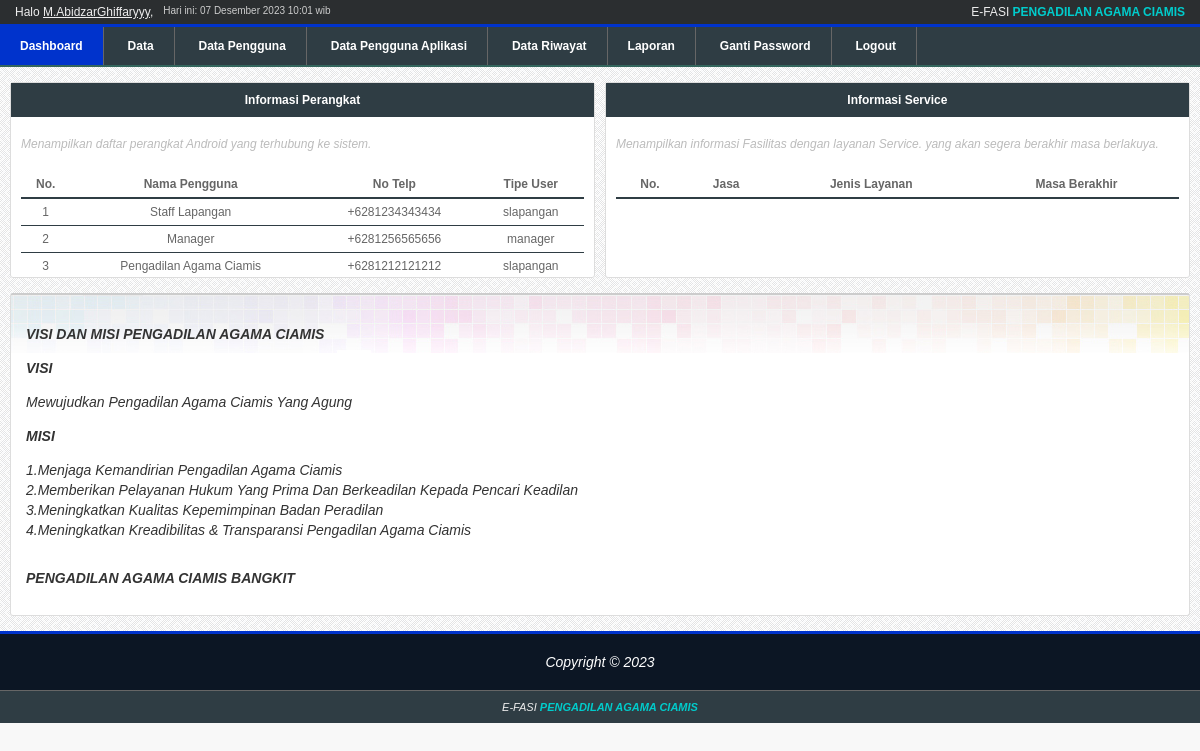
/skripsi/apps/home/ (signed in), run on the app's committed database.
### tables this page shows
CREATE TABLE `user` (
  `id_user` tinyint(2) NOT NULL,
  `username` varchar(35) NOT NULL,
  `namalengkap` varchar(50) NOT NULL,
  `password` char(40) NOT NULL,
  `tipe_user` enum('manager','admin','slapangan') NOT NULL,
  `no_telp` varchar(14) NOT NULL,
  `terakhir_login` datetime NOT NULL,
  `token` text NOT NULL
);

### skripsi/modules/connect.php (called while the page is built, shortened)
<?php
$connect = mysqli_connect(DB_HOST, DB_USER, DB_PASSWORD);
if($connect){
    function query($sql){
        global $connect;
        $query = mysqli_query($connect, $sql);
        return  $query;
    }
} else {
    die('Unable to connect to '.DB_HOST);
}
?>

### skripsi/modules/library.php (called while the page is built, shortened)
<?php
function monthToId($month){
    switch($month){
        default:
            $month = 'Desember';
            break;
    }
    return $month;
}

### skripsi/apps/home/index.php (the view, shortened to what this page needs)
<?php
$page = basename(__DIR__);
include "../../modules/connect.php";
include "../../modules/library.php";
?>
<html>
<head>
	<link rel="stylesheet" href="../../css/style.css?t=<?php echo time();?>" />
</head>
<body>
	<?php include "../components/header.php";?>
	<div id="wrapper">
		<div id="segment-container">
			<div class="segment" style="margin-right:10px">
				<h3>Informasi Perangkat</h3>
				<div class="content">
					<div class="note">Menampilkan daftar perangkat Android yang terhubung ke sistem.</div>
					<table width="100%">
						<tr>
							<th>No.</th>
							<th>Nama Pengguna</th>
							<th>No Telp</th>
							<th>Tipe User</th>
						</tr>
											<?php
					$sql ="SELECT * FROM user WHERE tipe_user!='admin'";
					$query = query($sql);
					$no =1;
					while($data = mysqli_fetch_array($query)){ ?>
						<tr align="center">
							<td><?php echo $no++; ?></td>
							<td><?php echo $data['namalengkap'] ?></td>
							<td><?php echo $data['no_telp'] ?></td>
							<td><?php echo $data['tipe_user'] ?></td>
						</tr>
					<?php } ?>
					</table>
				</div>
			</div>
			<div class="segment">
				<h3>Informasi Service</h3>
				<div class="content">
					<div class="note">Menampilkan informasi Fasilitas dengan layanan Service. yang akan segera berakhir masa berlakuya.</div>
					<table width="100%">
						<tr>
							<th>No.</th>
							<th>Jasa</th>
							<th>Jenis Layanan</th>
							<th>Masa Berakhir</th>
						</tr>
					</table>
				</div>
			</div>
		</div>
		<div id="container">
			<p><i><B>VISI DAN MISI PENGADILAN AGAMA CIAMIS</B>
			<p><i><b>VISI</b></br>
			<p><i>Mewujudkan Pengadilan Agama Ciamis Yang Agung</br>
			<p><i><b>MISI</b></br>
			<p><i>1.Menjaga Kemandirian Pengadilan Agama Ciamis
			</br>2.Memberikan Pelayanan Hukum Yang Prima Dan Berkeadilan Kepada Pencari Keadilan
			</br>3.Meningkatkan Kualitas Kepemimpinan Badan Peradilan
			</br>4.Meningkatkan Kreadibilitas & Transparansi Pengadilan Agama Ciamis</i></p>
			</br><b>PENGADILAN AGAMA CIAMIS BANGKIT</b></i></p>
		</div>
	</div>
	<?php require '../components/footer.php';?>
</body>
</html>

### skripsi/apps/components/header.php (shortened to what this page needs)
<?php
$sql = "SELECT * FROM user WHERE id_user='{$_SESSION['id_user']}'";
$query = query($sql);
$data = mysqli_fetch_array($query);
?>
<div id="header">
    <div id="top-bar">
        <div id="hello"><?php echo 'Halo <u>'.$data['namalengkap'].'</u>';?>, </div>
        <div id="date">Hari ini: <?php echo date('d'),' ',monthToId(date('m')),' ', date('Y H:i');?> wib</div>
        <div id="appname">E-FASI <b>PENGADILAN AGAMA CIAMIS</b></div>
    </div>
   <ul id="menu">
    <li<?php echo $page == 'home' ? ' class="active"' : ''; ?>>
        <a href="<?php echo APPURL; ?>/home/">Dashboard</a>
    </li>
    <li<?php echo $page == 'kendaraan' ? ' class="active"' : ''; ?>>
        <a href="<?php echo APPURL; ?>/kendaraan/">Data</a>
    </li>
         <?php if ($_SESSION['tipe_user'] == 'admin') : ?>
    <li<?php echo $page == 'penggunakendaraan' ? ' class="active"' : ''; ?>>
        <a href="<?php echo APPURL; ?>/penggunakendaraan/">Data Pengguna</a>
    </li>
        <?php endif; ?>
    <?php if ($_SESSION['tipe_user'] == 'admin') : ?>
    <li<?php echo $page == 'penggunaaplikasi' ? ' class="active"' : ''; ?>>
        <a href="<?php echo APPURL; ?>/penggunaaplikasi/">Data Pengguna Aplikasi</a>
    </li>
    <?php endif; ?>
    <li<?php echo $page == 'asuransi' ? ' class="active"':'';?>><a href="<?php echo APPURL;?>/asuransi/">Data Riwayat</a><li>
    <?php if ($_SESSION['tipe_user'] == 'admin') : ?>
        <li<?php echo $page == 'laporan' ? ' class="active"' : ''; ?>>
            <a href="<?php echo APPURL; ?>/laporan/">Laporan</a>
        </li>
    <?php endif; ?>
    <li<?php echo $page == 'changepassword' ? ' class="active"' : ''; ?>>
        <a href="<?php echo APPURL; ?>/changepassword/">Ganti Password</a>
    </li>
    <li>
        <a href="<?php echo APPURL; ?>/login/logout.php">Logout</a>
    </li>
</ul>
</div>

### skripsi/css/style.css (style rules this page uses)
html, body { padding:0; margin:0; }
body { font-size:9pt; background-color:#f8f8f8; color:#333; font-family: arial; font-size: 14px; }
#top-bar { color:#eee; background-color:#2b2e30; padding:5px 15px; font-size:12px; overflow:hidden; }
#top-bar #appname { float:right; }
#top-bar #appname b { color:#00CCCC; }
#top-bar #hello, #top-bar #date { float:left; }
#top-bar #date { color:#ccc; margin-left:10px; font-size:10px; }
#menu { border-top:3px solid #0033CC; border-bottom:2px solid rgb(52, 102, 93); background-color:#2F3D44; color:#fff; padding:0; margin:0; display:block; width: 100%; }
#menu li { display:inline-block; list-style-type:none; }
#menu li a { color:#fff; font-weight: bold; text-decoration:none; font-family:arial; display:block; padding:12px 20px; border-right:1px solid #666; font-size:12px; position:relative }
#menu li.active { background-color:#0033CC; }
#wrapper { background-image:url(../images/back_pattern.png); padding:15px 10px; overflow:hidden; }
#wrapper p { line-height:20px; }
#container { padding:15px; background:#fff url(../images/bg.jpg); background-repeat: repeat-x; border:1px solid #ddd; border-top:2px solid #ccc; overflow:hidden; border-radius:3px; -moz-border-radius:3px; -webkit-border-radius:3px; -o-border-radius:3px; }
a { color:#0033CC; }
#segment-container { overflow:hidden; margin-bottom:15px; }
.segment { width:49.4%; float:left; border:1px solid #ddd; background-color:#fff; -moz-border-radius:3px; -webkit-border-radius:3px; -o-border-radius:3px; }
.segment .content { padding:10px; height:140px; overflow-y:auto; }
.segment h3 { padding:10px; margin:0; background-color:#2F3D44; color:#fff; font-size:12px; text-align:center }
.segment .note { font-style:italic; font-size:12px; color:#bbb; margin:10px 0 20px 0; }
.segment table { border-collapse: collapse; }
.segment table th, .segment table td { font-size:12px; border:1px solid #2F3D44; padding:6px; border-top:0; border-right:0; border-left:0; color:#666; }
.segment table th { border-bottom:2px solid #2F3D44; }

### data on the page
user: namalengkap "M.AbidzarGhiffaryyy"
user: namalengkap "Staff Lapangan", no_telp "+6281234343434", tipe_user "slapangan"
user: namalengkap "Manager", no_telp "+6281256565656", tipe_user "manager"
user: namalengkap "Pengadilan Agama Ciamis", no_telp "+6281212121212", tipe_user "slapangan"
